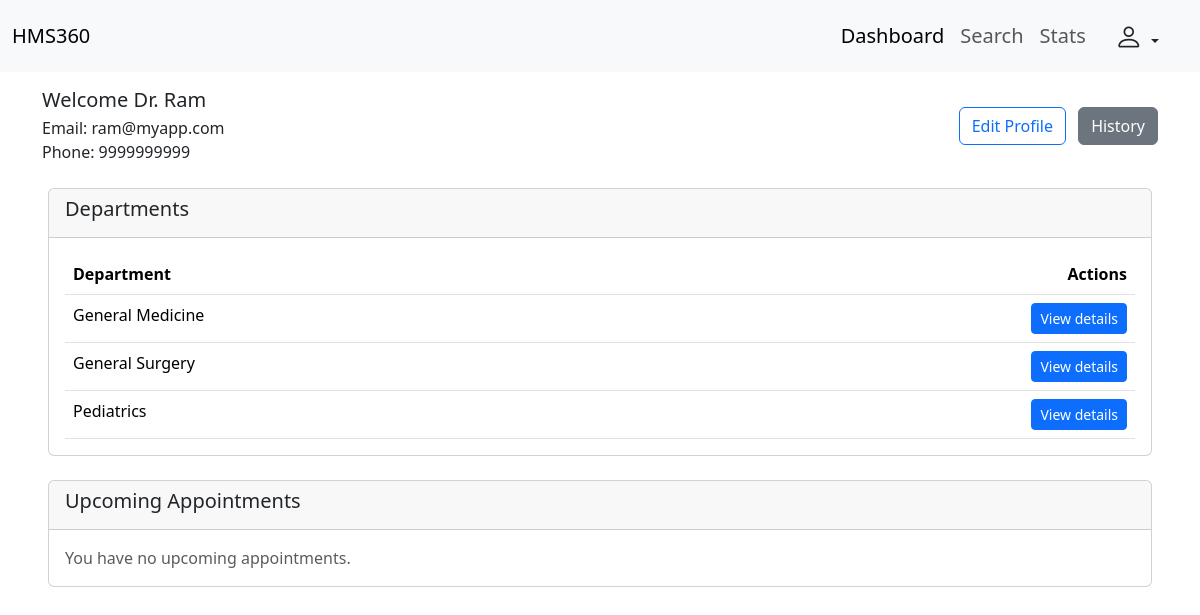
Page /patient/dashboard (signed in) on the committed database.
### backend/models.py (models this page shows, shortened)
class Doctor(db.Model , UserMixin):
    __tablename__ = "doctor"
    id  = db.Column(db.Integer , primary_key = True , autoincrement = True)
    name = db.Column(db.String , nullable = False)
    email = db.Column(db.String, unique = True , nullable = False)
    password = db.Column(db.String, nullable = False)
    phone = db.Column(db.String, nullable = False)
    status = db.Column(db.String, nullable =False, default='Active')
    dept_id = db.Column(db.Integer, db.ForeignKey ("department.id"), nullable = False)
    appointments = db.relationship("Appointment", backref = "doctor")

class Department(db.Model):
    __tablename__ = "department"
    id  = db.Column(db.Integer , primary_key = True , autoincrement = True)
    name = db.Column(db.String , nullable = False, unique = True)
    description = db.Column(db.String , nullable = False)
    doc_registered = db.Column(db.Integer)
    doctors = db.relationship("Doctor", backref = "department")
    appointments = db.relationship("Appointment", backref = "department")

### backend/routes.py (the view)
@app.route("/patient/dashboard" , methods=["GET" , "POST"])
@login_required
def pat_dashboard():
    current_patient = current_user
    all_depts = db.session.query(Department).all()
    today = date.today()
    upcoming_appointments = (
        Appointment.query
        .filter(
            Appointment.pat_id == current_patient.id,
            Appointment.date >= today,
            Appointment.status != "Canceled"
        )
        .order_by(Appointment.date, Appointment.time)
        .all()
    )
    return render_template("/patient/dashboard.html" , current_patient = current_user, all_depts = all_depts,
                            upcoming_appointments=upcoming_appointments)

### app.py (called while the page is built)
def create_app():
    app = Flask(__name__)
    app.config["SQLALCHEMY_DATABASE_URI"] = "sqlite:///Hospital_db.sqlite3"
    db.init_app(app)
    app.config["SECRET_KEY"] = "Thisismysecret"
    login_manager = LoginManager(app)
    @login_manager.user_loader
    def load_user(email):
        return db.session.query(Patient).filter_by(email = email).first() or \
        db.session.query(Admin).filter_by(email = email).first() or \
        db.session.query(Doctor).filter_by(email = email).first()
    app.app_context().push()
    db.create_all()
    return app

### templates/patient/dashboard.html (shortened to what this page needs)
<!DOCTYPE html>
<html lang="en">
<head>
    <link href="https://cdn.jsdelivr.net/npm/bootstrap@5.3.7/dist/css/bootstrap.min.css" rel="stylesheet"
>
    <link rel="stylesheet" href="https://cdn.jsdelivr.net/npm/bootstrap-icons@1.13.1/font/bootstrap-icons.min.css">
</head>
<body>
    <nav class="navbar navbar-expand-lg bg-body-tertiary">
        <div class="container-fluid">
            <a class="navbar-brand fs-5" href="#">HMS360</a>
            <div class="collapse navbar-collapse" id="navbarNav">
                <ul class="navbar-nav ms-auto fs-5">
                    <li class="nav-item">
                        <a class="nav-link active" aria-current="page" href="#">Dashboard</a>
                    </li>
                    <li class="nav-item">
                        <a class="nav-link" href="#">Search</a>
                    </li>
                    <li class="nav-item">
                        <a class="nav-link" href="#">Stats</a>
                    </li>
                </ul>
                <div class="dropdown me-3 ms-2">
                    <button class="btn dropdown-toggle" type="button" data-bs-toggle="dropdown" aria-expanded="false">
                        <i class="bi bi-person fs-3"></i>
                    </button>
                </div>
            </div>
        </div>
    </nav>
    <div class="container mt-3 d-flex justify-content-between align-items-center">
        <div>
            <h5 class="mb-1">Welcome {{current_patient.name}}</h5>
            <p class="mb-0">Email: {{current_patient.email}}</p>
            <p class="mb-0">Phone: {{current_patient.phone}}</p>
        </div>
        <div>
            <a href="{{ url_for('edit_patient_profile') }}" class="btn btn-outline-primary me-2">
                Edit Profile
            </a>
            <a href="{{ url_for('patient_self_history') }}" class="btn btn-secondary">
                History
            </a>
        </div>
    </div>
    <div class="card mt-4 ms-5 me-5">
        <div class="card-header">
            <h5>Departments</h5>
        </div>
        <div class="card-body">
            <table class="table mb-0">
                <thead>
                    <tr>
                        <th scope="col">Department</th>
                        <th scope="col" class="text-end">Actions</th>
                    </tr>
                </thead>
                <tbody>
                    {% for d in all_depts %}
                        <tr>
                            <td>{{ d.name }}</td>
                            <td class="text-end">
                            <button class="btn btn-primary btn-sm" data-bs-toggle="modal" data-bs-target="#deptModal-{{ d.id }}">
                                View details
                            </button>
                            </td>
                        </tr>
                    {% else %}
                        <tr>
                            <td colspan="2" class="text-muted text-center">
                                No departments available.
                            </td>
                        </tr>
                    {% endfor %}
                </tbody>
            </table>
        </div>
    </div>
    <div class="card mt-4 ms-5 me-5">
        <div class="card-header">
            <h5>Upcoming Appointments</h5>
        </div>
        <div class="card-body">
            {% if upcoming_appointments %}
            <table class="table mb-0">
                <thead>
                    <tr>
                        <th scope="col">Doctor</th>
                        <th scope="col">Department</th>
                        <th scope="col">Date</th>
                        <th scope="col">Time</th>
                        <th scope="col">Status</th>
                        <th scope="col" class="text-end">Actions</th>
                    </tr>
                </thead>
                <tbody>
                    {% for appt in upcoming_appointments %}
                    <tr>
                        <td>{{ appt.doctor.name }}</td>
                        <td>{{ appt.department.name }}</td>
                        <td>{{ appt.date }}</td>
                        <td>{{ appt.time }}</td>
                        <td>{{ appt.status }}</td>
                        <td class="text-end">
                            <form action="{{ url_for('cancel_patient_appointment', appt_id=appt.id) }}" method="POST"
                                class="d-inline"
                                onsubmit="return confirm('Are you sure you want to cancel this appointment?');">
                                <button type="submit" class="btn btn-sm btn-danger">
                                    Cancel
                                </button>
                            </form>
                        </td>
                    </tr>
                    {% endfor %}
                </tbody>
            </table>
            {% else %}
            <p class="text-muted mb-0">You have no upcoming appointments.</p>
            {% endif %}
        </div>
    </div>
</body>
</html>

### rows in the picture
Doctor: name "Dr. Ram", email "ram@myapp.com", phone "9999999999"
Department: name "General Medicine"
Department: name "General Surgery"
Department: name "Pediatrics"
